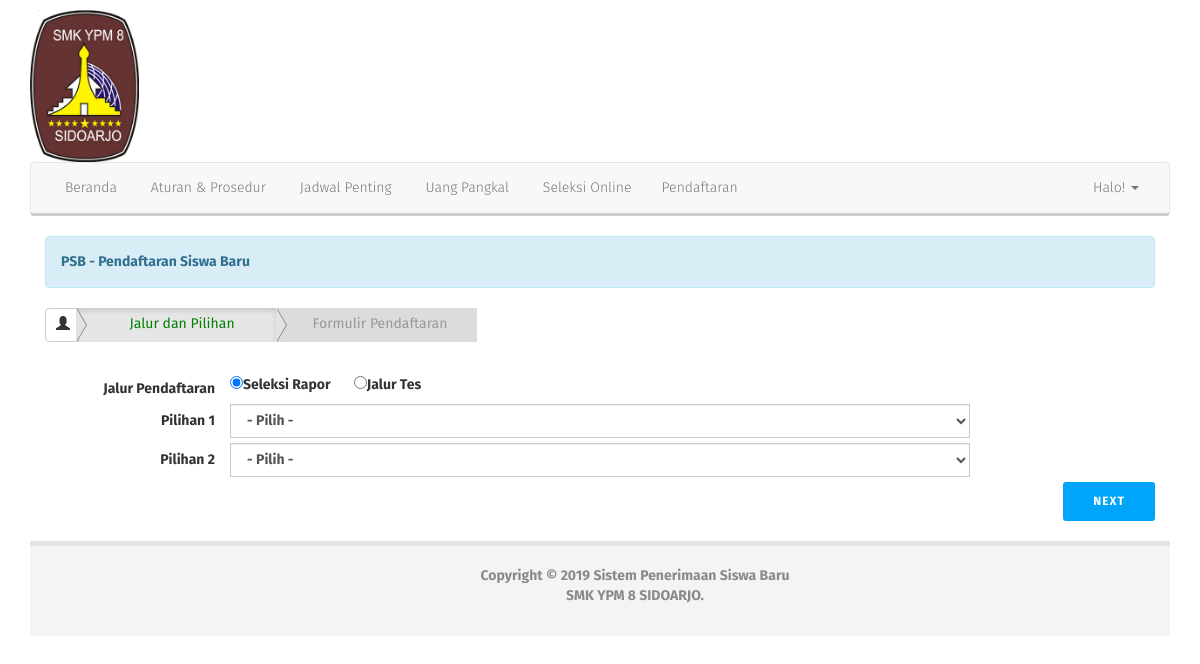
The page /psb/index.php?view=pendaftaran (signed in) on the database its author committed.
### tables this page shows
CREATE TABLE `rb_psb_menu` (
  `id_menu` int(5) NOT NULL,
  `id_parent` int(5) NOT NULL DEFAULT 0,
  `nama_menu` varchar(30) NOT NULL,
  `icon` varchar(20) NOT NULL,
  `link` varchar(100) NOT NULL,
  `aktif` enum('Ya','Tidak') NOT NULL DEFAULT 'Ya',
  `position` enum('Top','Bottom') NOT NULL DEFAULT 'Bottom',
  `urutan` int(3) NOT NULL
);

### psb/pendaftaran.php (the view, shortened to what this page needs)
<?php
if ($_SESSION['id']!=''){
if ($_GET['halaman']==''){
?>
<?php
$cek_pendaftaran = mysqli_query($koneksi,"SELECT * FROM rb_psb_pendaftaran where id_psb_akun='$_SESSION[id]'");
if (mysqli_num_rows($cek_pendaftaran)>=1){
	$rr = mysqli_fetch_array($cek_pendaftaran);
	if ($rr['status_seleksi']=='Pending'){
		$d = mysqli_fetch_array(mysqli_query($koneksi, "SELECT * FROM rb_psb_info where status='psb_success'"));
		echo "<div class='alert alert-success'>$d[informasi]</p></div>";
		$rekening = mysqli_query($koneksi,"SELECT * FROM rb_psb_rekening where id_identitas_sekolah='4'");
		echo "<a class='btn btn-warning btn-sm' href='index.php?view=pendaftaran&halaman=edit'><span class='glyphicon glyphicon-edit'></span> Edit Data Formulir Pendaftaran</a>
		<table class='table table-condensed table-hovered table-bordered' style='margin-top:10px'>";
		while($row = mysqli_fetch_array($rekening)){
			echo "<tr style='background:#e3e3e3'><td>Nama Bank</td> <td><b style='color:red'>$row[nama_bank]</td></tr>
				  <tr><td width='150px'>Nama Pemilik</td> <td><b>$row[nama_pemilik]</b></td></tr>
				  <tr><td>No Rekening</td> <td><b>$row[no_rekening]</b></td></tr>
				  <tr><td colspan='2'><br></td></tr>";
		}
		echo "</table>";
	}elseif ($rr['status_seleksi']=='Terima'){
		$d = mysqli_fetch_array(mysqli_query($koneksi, "SELECT * FROM rb_psb_info where status='psb_valid'"));
		echo "<div class='alert alert-success'>$d[informasi]</p></div>
			  <a target='_BLANK' class='btn btn-success btn-sm' href='print-bukti-ujian.php'><span class='glyphicon glyphicon-print'></span> Print / Cetak Kartu Ujian</a>
			  <a class='btn btn-warning btn-sm' href='index.php?view=pendaftaran&halaman=edit'><span class='glyphicon glyphicon-edit'></span> Edit Data Pendaftaran</a>
			  <div style='clear:both'><br></div>";
		$detail = mysqli_query($koneksi, "SELECT a.*, b.*, c.nama_agama, d.nama_agama as nama_agama_ayah, e.nama_agama as nama_agama_ibu, z.id_identitas_sekolah
                            FROM rb_psb_pendaftaran a
                            JOIN rb_psb_akun z ON a.id_psb_akun=z.id_psb_akun
                            JOIN rb_jenis_kelamin b ON a.id_jenis_kelamin=b.id_jenis_kelamin
                              JOIN rb_agama c ON a.id_agama=c.id_agama
                                JOIN rb_agama d ON a.agama_ayah=d.id_agama
                                  JOIN rb_agama e ON a.agama_ibu=e.id_agama
                                    where a.id_psb_akun='$_SESSION[id]'");
		$s = mysqli_fetch_array($detail);
	    $ex = explode(' ',$s['waktu_daftar']);
	    $tanggal = $ex[0];
	    $jam = $ex[1];
		echo "<div class='col-md-7'>
              <table class='table table-condensed'>
              <tbody>
              	<tr><th width='160px' scope='row'>No Pendaftaran</th> <td><b style='color:green'>$s[id_aktivasi]</b></td></tr>
              	<tr><th width='160px' scope='row'>Password Ujian</th> <td><b style='color:red'>$s[pass]</b></td></tr>
                <tr><th width='160px' scope='row'>Nama Lengkap</th> <td>$s[nama]</td></tr>
                <tr><th scope='row' required>Jenis Kelamin</th> <td>$s[jenis_kelamin]</td></tr>
                <tr><th scope='row'>Tempat / Tgl Lahir</th> <td>$s[tempat_lahir] / ".tgl_indo($s['tanggal_lahir'])."</td></tr>
                <tr><th scope='row'>Agama</th> <td>$s[nama_agama]</td></tr>
                <tr><th scope='row'>Alamat Siswa</th> <td>$s[alamat_siswa]</td></tr>
                <tr><th scope='row'>No Telpon</th> <td>$s[no_telpon]</td></tr>
                <tr><th scope='row'>Email</th> <td>$s[email]</td></tr>
                <tr><th scope='row'>Status/Anak Ke/dari</th> <td>$s[status_dalam_keluarga], / $s[anak_ke] dari $s[jumlah_saudara]</td></tr>
                <tr><th scope='row'></th> <td></td></tr>
              </tbody>
              </table>
            </div>
            <div class='col-md-5'>
              <table class='table table-condensed'>
              <tbody>";
              $ex = explode('==', $s['lainnya']);
                echo "<tr><th width='120px' scope='row'>Prest. Akademik</th> <td>".nl2br($s['prestasi_akademik'])."</td></tr>
                <tr><th width='160px' scope='row'>Prest. Non Akademik</th> <td>".nl2br($s['prestasi_non_akademik'])."</td></tr>
                <tr><th scope='row'>Sekolah Asal</th> <td>$s[sekolah_asal]</td></tr>
                <tr><th scope='row'>No Induk (NISN)</th> <td>$s[no_induk]</td></tr>
                <tr><th scope='row'>Tahun Lulus</th> <td>".$ex[0]."</td></tr>
                <tr><th scope='row'>Akreditasi Sekolah</th> <td>".$ex[1]."</td></tr>
                <tr><th scope='row'>Tahu SMK YPM 8 SIDOARJO </th> <td>".$ex[2]."</td></tr>
                <tr><th scope='row'>Tanggal Daftar</th> <td>".tgl_indo($tanggal).", $jam Wib</td></tr>
              </tbody>
              </table>
            </div>   ";
	}
}else{
?>
<div class="alert alert-info">
    <strong>PSB - Pendaftaran Siswa Baru
</div>
<div class="btn-group btn-breadcrumb" style="text-align:center;margin-bottom:30px;">
	<a class="btn btn-default"><span class="glyphicon glyphicon-user" aria-hidden="true"></span></a>
    <a class="step btn btn-default">Jalur dan Pilihan</a>
    <a class="step btn btn-default">Formulir Pendaftaran</a>
</div>
<br>
<form action="" id="formku" class="form-horizontal" method="post" enctype='multipart/form-data'>
	<div class="tab">
		<div class='col-md-12'>
			<div class="form-group">
				<label for="inputEmail3" class="col-sm-2 control-label">Jalur Pendaftaran</label>
				<div style="background:#fff;" class="input-group col-lg-6">
					<input style='width:auto !important' type="radio" value='Seleksi Rapor' id='jalur' onclick="show1();" name="aaj" checked> Seleksi Rapor &nbsp; &nbsp; &nbsp;
					<input style='width:auto !important' type="radio" value='Jalur Tes' id='jalur' onclick="show2();" name="aaj"> Jalur Tes
				</div>
			</div>
			<div class="form-group">
				<label for="inputEmail3" class="col-sm-2 control-label">Pilihan 1</label>
				<div style="background:#fff;" class="input-group col-lg-8">
					<select class="required form-control" name="bbj">
						<option value=''>- Pilih -</option>
					</select>
				</div>
			</div>
			<div class="form-group">
				<label for="inputEmail3" class="col-sm-2 control-label">Pilihan 2</label>
				<div style="background:#fff;" class="input-group col-lg-8">
					<select class="form-control" name="ccj">
						<option value=''>- Pilih -</option>
					</select>
				</div>
			</div>
		</div>
	</div>
	<div style="overflow:auto;">
	    <div style="float:right;">
	      <button type="button" id="nextBtn" onclick="nextPrev(1)">Next</button>
	    </div>
	</div><br>
</form>
<?php }
}
} ?>

### psb/menu.php (shortened to what this page needs)
<ul class="nav navbar-nav">
<?php
  $menu = mysqli_query($koneksi, "SELECT * FROM rb_psb_menu where id_parent='0' AND aktif='Ya' ORDER BY urutan ASC");
  while($dataMenu = mysqli_fetch_assoc($menu)){
    $menu_id = $dataMenu['id_menu'];
    $submenu = mysqli_query($koneksi, "SELECT * FROM rb_psb_menu WHERE id_parent='$menu_id' AND aktif='Ya' ORDER BY urutan ASC");
    if(mysqli_num_rows($submenu) == 0){
      echo '<li><a href="'.$dataMenu['link'].'"><i class="glyphicon glyphicon-'.$dataMenu['icon'].'"></i> '.$dataMenu['nama_menu'].'</a></li>';
    }
  }
  if ($_SESSION['level']!='Calon'){
    echo "<li><a href='login.mu'> Login</a></li>
          <li><a href='register.mu'> Register</a></li>";
  }else{
    echo "<li><a href='index.php?view=pendaftaran'> Pendaftaran</a></li>";
  }
echo "</ul>";
if ($_SESSION['level']=='Calon'){
  $ce = mysqli_fetch_array(mysqli_query($koneksi,"SELECT * FROM rb_psb_akun where id_psb_akun='$_SESSION[id]'"));
  echo "<ul class='nav navbar-nav navbar-right'>
  <li class='dropdown'>
    <a href='#' class='dropdown-toggle' data-toggle='dropdown' role='button' aria-haspopup='true' aria-expanded='false'>Halo! $ce[nama_lengkap] <span class='caret'></span></a>
    <ul class='dropdown-menu'>
      <li><a href='index.php?view=profile'>Profile Anda</a></li>
      <li><a href='logout.php'>Logout</a></li>
    </ul>
  </li>
  </ul>";
}
?>

### psb/asset/css/style.css (style rules this page uses)
body { background-color: #fff; background-position: top center; background-repeat: repeat; background-attachment: fixed; margin-top:10px; }
.form-group { margin-bottom: 5px; }
input { padding: 10px; width: 100%; font-size: 17px; border: 1px solid #aaaaaa; }
.tab { display: none; }
button { background-color: #4CAF50; color: #ffffff; border: none; padding: 10px 20px; font-size: 17px; cursor: pointer; }
.step { margin: 0 2px; background-color: #bbbbbb; border: none; border-radius:0px; display: inline-block; opacity: 0.5; width:200px; height: 34px; }
.step.active { opacity: 1; }
.btn-default.active { color:green; }
.btn-breadcrumb .btn:not(:last-child):after { content: " "; display: block; width: 0; height: 0; border-top: 17px solid transparent; border-bottom: 17px solid transparent; border-left: 10px solid white; position: absolute; top: 50%; margin-top: -17px; left: 100%; z-index: 3; }
.btn-breadcrumb .btn:not(:last-child):before { content: " "; display: block; width: 0; height: 0; border-top: 17px solid transparent; border-bottom: 17px solid transparent; border-left: 10px solid #bbb; position: absolute; top: 50%; margin-top: -17px; margin-left: 1px; left: 100%; z-index: 3; }
.btn-breadcrumb .btn { padding:6px 12px 6px 24px; }
.btn-breadcrumb .btn:first-child { padding:6px 6px 6px 10px; }
.btn-breadcrumb .btn:last-child { padding:6px 18px 6px 24px; }
.btn-breadcrumb .btn.btn-default:not(:last-child):after { border-left: 10px solid #e3e3e3; }
.btn-breadcrumb .btn.btn-default:not(:last-child):before { border-left: 10px solid #8a8a8a; }

### psb/asset/css/blue.css (style rules this page uses)
body { font-family: "Fira Sans",Arial,sans-serif; font-weight: 300; color:#333; }
a { color: #3e3e3e; }
button, input[type="button"], input[type="reset"], input[type="submit"] { background-repeat: repeat-x; background-color: #00a5f9; background-size: contain; text-shadow: none; border: none; -webkit-border-radius: 3px; -moz-border-radius: 3px; border-radius: 3px; text-transform: uppercase; letter-spacing: 1px; font-size: 12px; line-height: 1.6; border: none; padding: 10px 30px 10px 30px; color: #ffffff; -webkit-transition: none; transition: none; font-weight: bold; }
input[type="text"], input[type="number"], input[type="email"], input[type="url"], input[type="password"], input[type="search"], input[type="tel"], input[type="time"], input[type="week"], input[type="month"], input[type="datetime-local"], input[type="datetime"], input[type="date"], input[type="color"], textarea, select { color: #666; border: 1px solid #dedede; -webkit-border-radius: 3px; -moz-border-radius: 3px; border-radius: 3px; padding: 5px; }
label { vertical-align: middle; padding-right: 5px; }

### rows shown on the page
rb_psb_menu: nama_menu "Beranda"
rb_psb_menu: nama_menu "Aturan & Prosedur"
rb_psb_menu: nama_menu "Jadwal Penting"
rb_psb_menu: nama_menu "Uang Pangkal"
rb_psb_menu: nama_menu "Seleksi Online"
